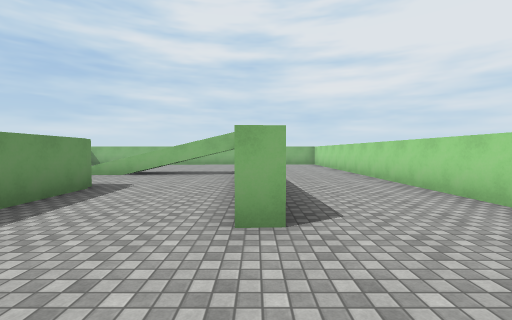
View 1 (above)

16 first-person views from a walk through a scene from a Unity 3-D project. The camera is 1.5 m above the floor, tilts 2° down and sees 90° across. The floor is counted in squares, 2 m on a side. Each view is taken from the middle of a square. On the plan, view 1 faces up. The plan holds only what a view shows up to about 9 squares ahead; the rest is blank. The place goes on beyond the plan. The player character is not drawn. Some animated figures are left out. Surface patterns are stand-ins for the level's own textures.

View 2
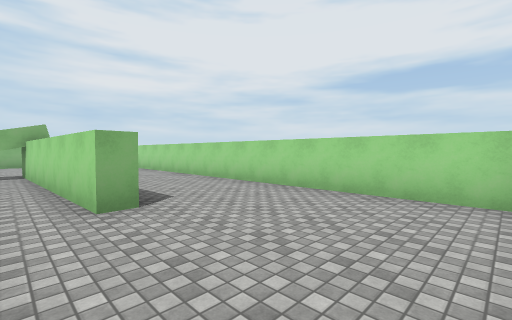

View 3
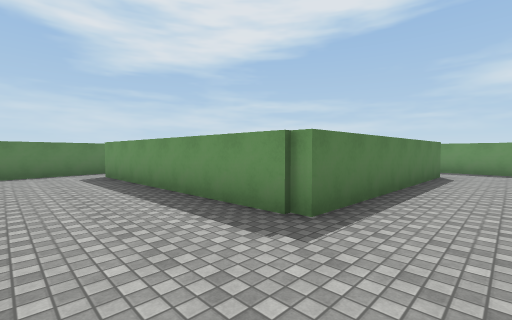

View 4
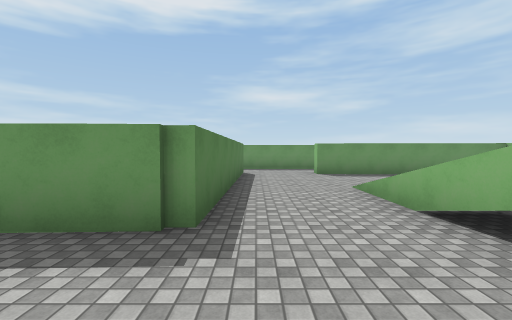

View 5
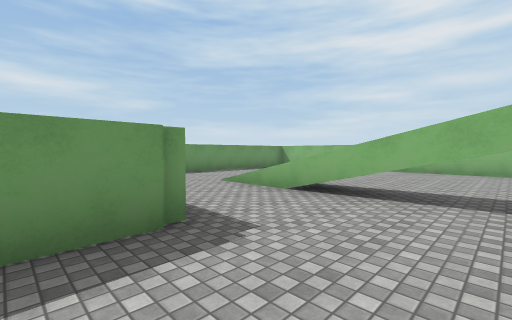

View 6
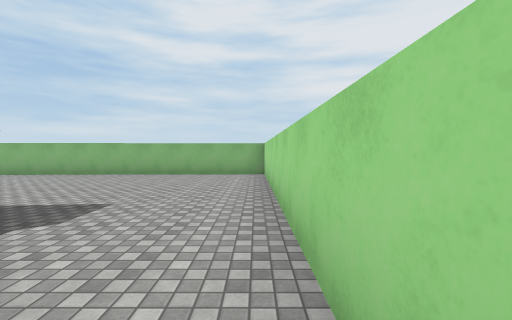

View 7
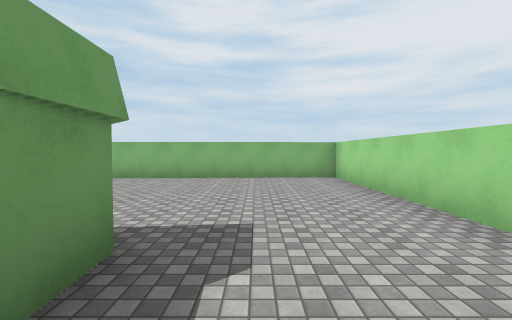

View 8
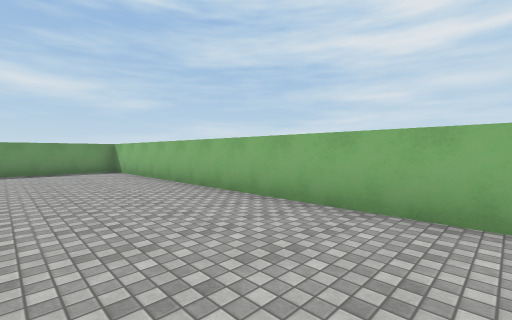

View 9
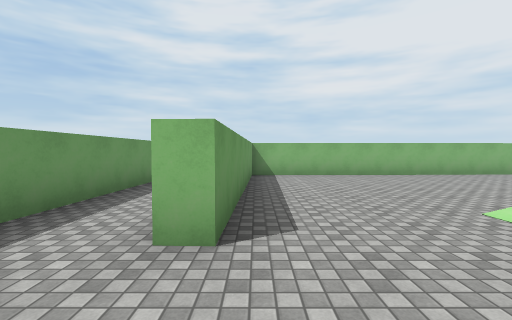

View 10
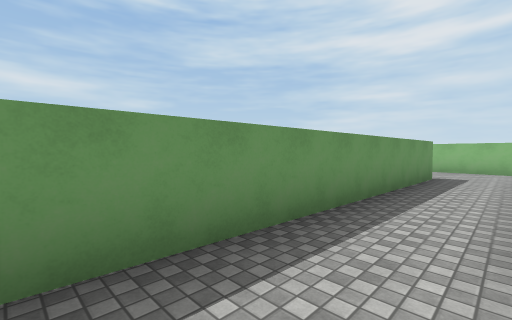

View 11
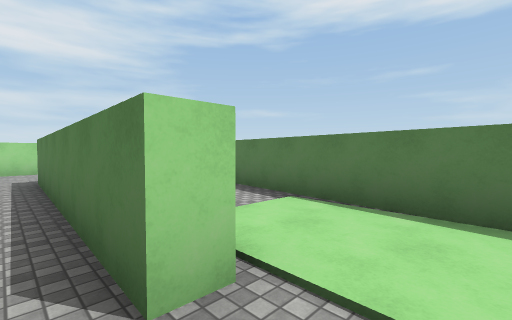

View 12
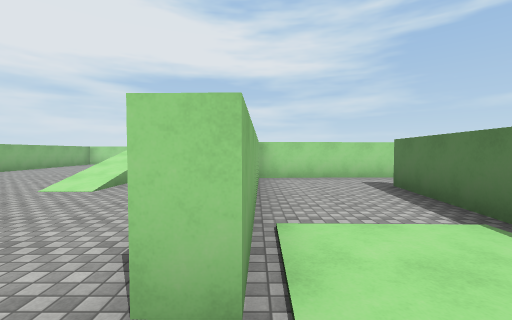

View 13
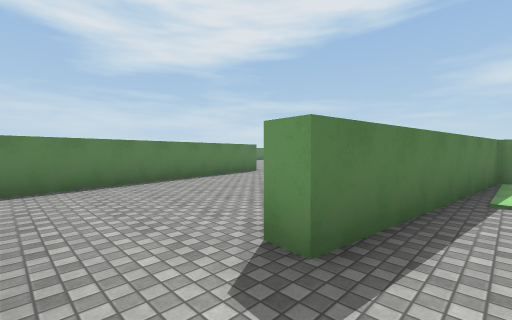

View 14
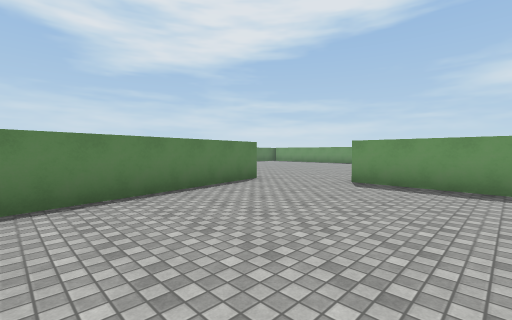

View 15
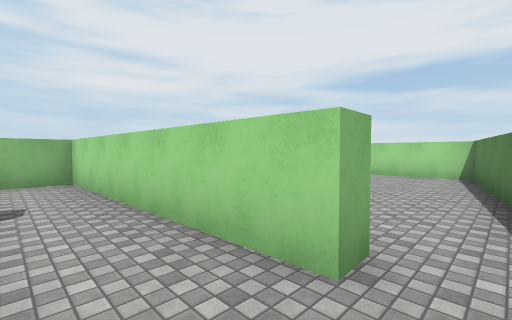

View 16
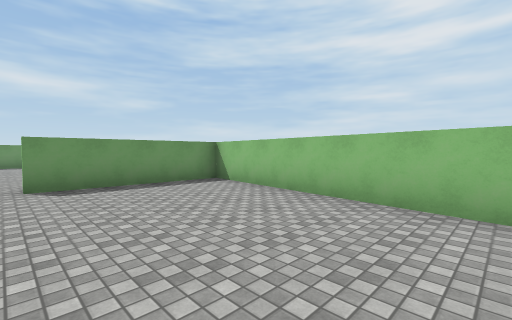

### Floor plan
Points are (right, up) in squares from view 1. A wall is a line through its corners. A room is listed if a view was taken in it or the views show most of it. See-through windows are left out.
Room 1 (views 1, 2, 3, 4, 5, 6, 7, 8, 9)
walls: (0, 8.4) (0, 7.9); (0.3, 2.5) (-0.2, 2.5) (-0.5, 8); (-9.9, 5.6) (-3.4, 5.4) (-3.1, -1.3); (-2.3, -2.4) (3.5, -1.3) (3.3, 14.3) (-9.1, 13.9) (-9.3, 8)
ways out: opening at (-9, 6.5) to room 2
Room 2 (views 10, 11)
walls: (-11.5, 14.2) (-11.8, 5.2); (-9.3, 8) (-9.9, 8); (-9.9, 16.8) (-11.8, 17)
ways out: opening at (-9, 6.5) to room 1; opening at (-10.5, 5) to room 3; opening at (-12, 15.5)
Room 3 (views 12, 13)
walls: (-3.7, 1.4) (-3.9, 4.9) (-9.9, 5.1) (-9.9, 5.6); (-11.9, 2.8) (-5.5, 2) (-5.6, 1.4)
ways out: opening at (-10.5, 5) to room 2; opening at (-4.5, 2) to room 4
Room 4 (views 14, 15, 16)
walls: (-5.9, 1.6) (-11.9, 2.3) (-12, -1.8); (-11.2, -4.1) (-2.3, -2.4); (-3.1, -1.3) (-3.6, -1.3) (-3.7, 1.4)
ways out: opening at (-4.5, 2) to room 3; opening at (-12.5, -2.5)

Where each view was taken, in squares from view 1:
view 1: 0 up, 0 right, facing up
view 2: 1 down, 1 left, facing up-right
view 3: 7 up, 1 left, facing down-left
view 4: 6 up, 1 left, facing left
view 5: 4 up, 1 left, facing up-left
view 6: 6 up, 3 right, facing up
view 7: 7 up, 1 right, facing up
view 8: 11 up, 1 right, facing up-left
view 9: 6 up, 9 left, facing up
view 10: 6 up, 10 left, facing up-left
view 11: 6 up, 11 left, facing down-right
view 12: 5 up, 11 left, facing right
view 13: 3 up, 4 left, facing down-left
view 14: 1 up, 6 left, facing down-left
view 15: 2 down, 5 left, facing up-right
view 16: 2 down, 6 left, facing up-left
